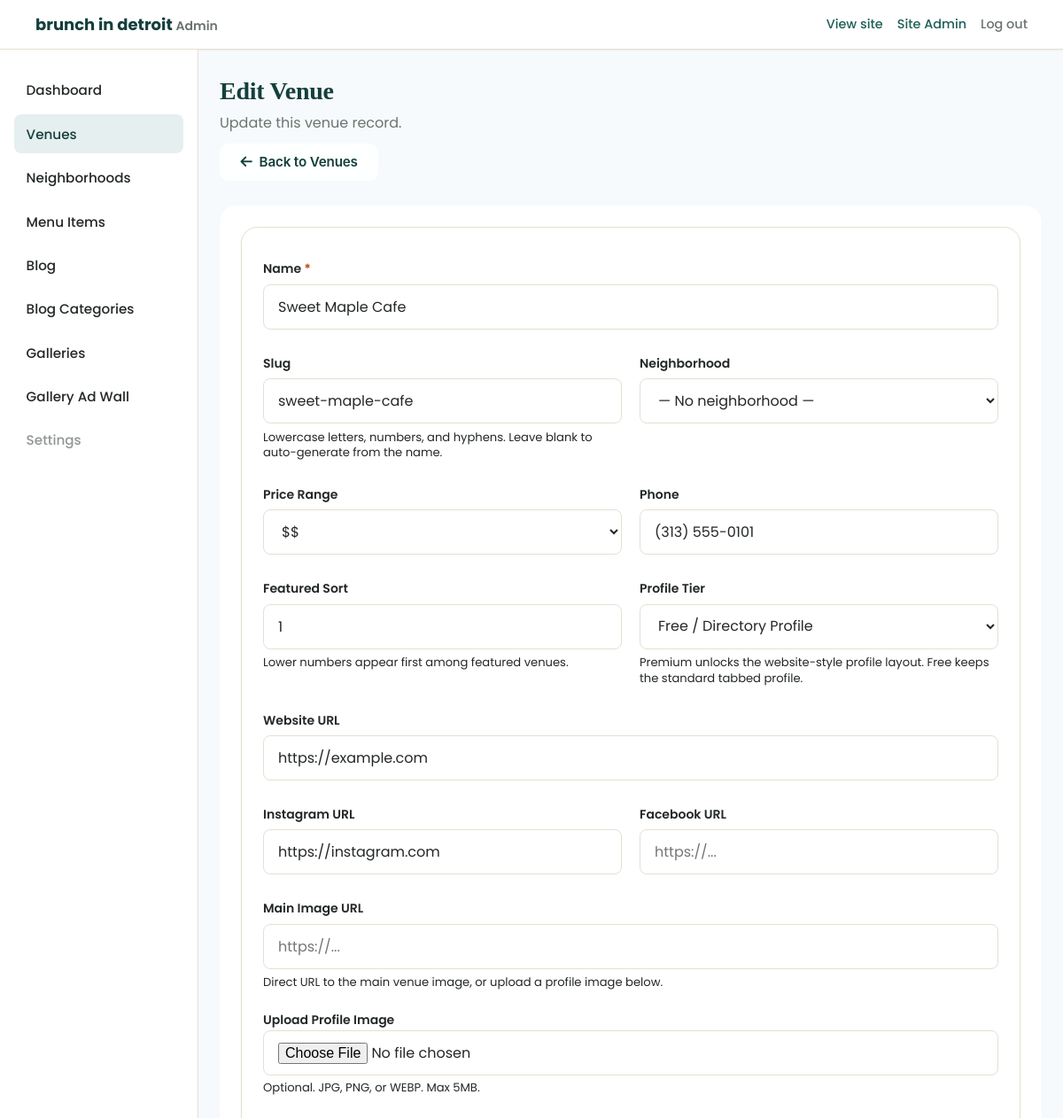
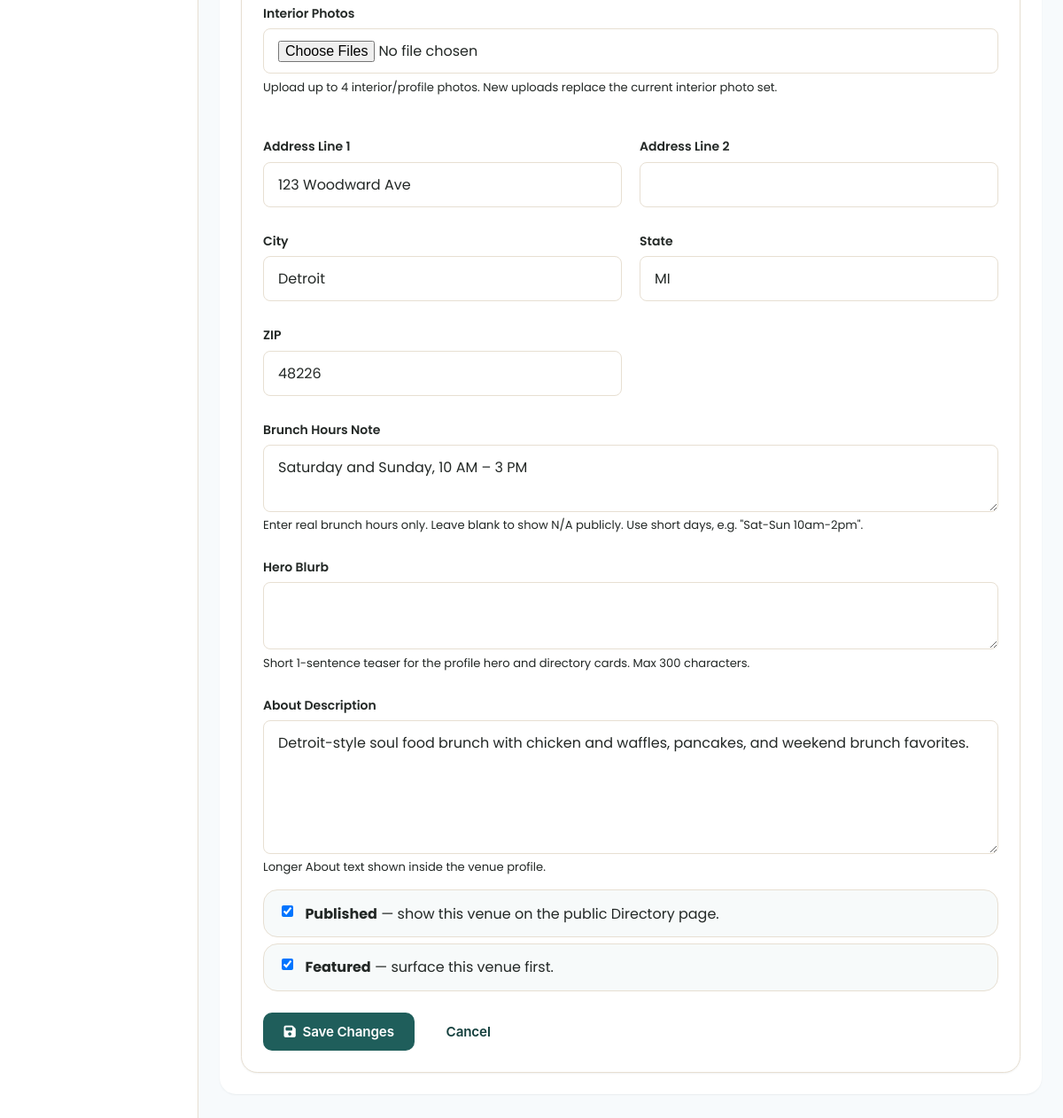
/admin/venue-edit.php?id=1 (signed in), run on the app's committed database (2 pictures, top to bottom).
### tables this page shows
CREATE TABLE IF NOT EXISTS venues (
  id INT UNSIGNED NOT NULL AUTO_INCREMENT,
  slug VARCHAR(160) NOT NULL,
  name VARCHAR(200) NOT NULL,
  description TEXT NULL,
  hero_blurb VARCHAR(300) NULL,
  address_line1 VARCHAR(200) NULL,
  address_line2 VARCHAR(200) NULL,
  city VARCHAR(100) NOT NULL DEFAULT 'Detroit',
  state VARCHAR(50) NOT NULL DEFAULT 'MI',
  zip VARCHAR(20) NULL,
  phone VARCHAR(40) NULL,
  website_url VARCHAR(500) NULL,
  instagram_url VARCHAR(500) NULL,
  facebook_url VARCHAR(500) NULL,
  neighborhood_id INT UNSIGNED NULL,
  price_range ENUM('$', '$$', '$$$', '$$$$') NULL,
  brunch_hours_note TEXT NULL,
  main_image_path VARCHAR(500) NULL,
  is_published TINYINT(1) NOT NULL DEFAULT 0,
  is_featured TINYINT(1) NOT NULL DEFAULT 0,
  featured_sort INT NOT NULL DEFAULT 0,
  profile_tier ENUM('free','premium') NOT NULL DEFAULT 'free',
  menu_last_updated_at DATETIME NULL,
  published_at DATETIME NULL,
  created_at DATETIME NOT NULL DEFAULT CURRENT_TIMESTAMP,
  updated_at DATETIME NOT NULL DEFAULT CURRENT_TIMESTAMP ON UPDATE CURRENT_TIMESTAMP,
  PRIMARY KEY (id),
  UNIQUE KEY uq_venues_slug (slug),
  KEY idx_venues_neighborhood (neighborhood_id),
  KEY idx_venues_published_featured (is_published, is_featured),
  CONSTRAINT fk_venues_neighborhood
    FOREIGN KEY (neighborhood_id) REFERENCES neighborhoods (id)
    ON DELETE SET NULL ON UPDATE CASCADE
);

### app/views/admin/venue-edit.php (the view, shortened to what the rows shown need)
<?php
$isEdit = (int) ($form['id'] ?? 0) > 0;
$heading = $isEdit ? 'Edit Venue' : 'Add Venue';
?>
<div class="admin-page-header">
    <div>
        <h1 class="admin-page-title"><?= e($heading) ?></h1>
        <p class="admin-page-lead">
            <?= $isEdit ? 'Update this venue record.' : 'Create a new public venue profile.' ?>
        </p>
    </div>
</div>
<div class="admin-panel">
    <form class="admin-form" method="post" action="<?= e(admin_url('venue-edit.php')) ?>" enctype="multipart/form-data">
        <div class="admin-form__grid">
            <div class="admin-form__field admin-form__field--full">
                <label class="form-label" for="name">Name <span class="admin-form__req">*</span></label>
                <input type="text" id="name" name="name" class="form-control"
                       maxlength="200" required
                       value="<?= e($form['name']) ?>">
            </div>
            <div class="admin-form__field">
                <label class="form-label" for="slug">Slug</label>
                <input type="text" id="slug" name="slug" class="form-control"
                       maxlength="160"
                       value="<?= e($form['slug']) ?>">
                <span class="admin-form__hint">
                    Lowercase letters, numbers, and hyphens. Leave blank to auto-generate from the name.
                </span>
            </div>
            <div class="admin-form__field">
                <label class="form-label" for="phone">Phone</label>
                <input type="text" id="phone" name="phone" class="form-control"
                       maxlength="40"
                       value="<?= e($form['phone']) ?>">
            </div>
            <div class="admin-form__field">
                <label class="form-label" for="featured_sort">Featured Sort</label>
                <input type="number" id="featured_sort" name="featured_sort" class="form-control"
                       min="0" step="1"
                       value="<?= e($form['featured_sort']) ?>">
                <span class="admin-form__hint">Lower numbers appear first among featured venues.</span>
            </div>
            <div class="admin-form__field">
                <label class="form-label" for="profile_tier">Profile Tier</label>
                <select id="profile_tier" name="profile_tier" class="form-control">
                    <option value="free"<?= ($form['profile_tier'] ?? 'free') === 'free' ? ' selected' : '' ?>>Free / Directory Profile</option>
                </select>
                <span class="admin-form__hint">Premium unlocks the website-style profile layout. Free keeps the standard tabbed profile.</span>
            </div>
            <div class="admin-form__field admin-form__field--full">
                <label class="form-label" for="website_url">Website URL</label>
                <input type="url" id="website_url" name="website_url" class="form-control"
                       maxlength="500"
                       placeholder="https://..."
                       value="<?= e($form['website_url']) ?>">
            </div>
            <div class="admin-form__field">
                <label class="form-label" for="instagram_url">Instagram URL</label>
                <input type="url" id="instagram_url" name="instagram_url" class="form-control"
                       maxlength="500"
                       placeholder="https://..."
                       value="<?= e($form['instagram_url']) ?>">
            </div>
            <div class="admin-form__field">
                <label class="form-label" for="address_line1">Address Line 1</label>
                <input type="text" id="address_line1" name="address_line1" class="form-control"
                       maxlength="200"
                       value="<?= e($form['address_line1']) ?>">
            </div>
            <div class="admin-form__field">
                <label class="form-label" for="city">City</label>
                <input type="text" id="city" name="city" class="form-control"
                       maxlength="100"
                       placeholder="Detroit"
                       value="<?= e($form['city']) ?>">
            </div>
            <div class="admin-form__field">
                <label class="form-label" for="state">State</label>
                <input type="text" id="state" name="state" class="form-control"
                       maxlength="50"
                       placeholder="MI"
                       value="<?= e($form['state']) ?>">
            </div>
            <div class="admin-form__field">
                <label class="form-label" for="zip">ZIP</label>
                <input type="text" id="zip" name="zip" class="form-control"
                       maxlength="20"
                       value="<?= e($form['zip']) ?>">
            </div>
            <div class="admin-form__field admin-form__field--full">
                <label class="form-label" for="brunch_hours_note">Brunch Hours Note</label>
                <textarea id="brunch_hours_note" name="brunch_hours_note" class="form-control"
                          rows="2"><?= e($form['brunch_hours_note']) ?></textarea>
                <span class="admin-form__hint">Enter real brunch hours only. Leave blank to show N/A publicly. Use short days, e.g. "Sat-Sun 10am-2pm".</span>
            </div>
            <div class="admin-form__field admin-form__field--full">
                <label class="form-label" for="description">About Description</label>
                <textarea id="description" name="description" class="form-control" rows="5"><?= e($form['description']) ?></textarea>
                <span class="admin-form__hint">Longer About text shown inside the venue profile.</span>
            </div>
            <div class="admin-form__field admin-form__field--full">
                <div class="admin-checkbox">
                    <input type="checkbox" id="is_published" name="is_published" value="1"
                        <?= !empty($form['is_published']) ? 'checked' : '' ?>>
                    <label for="is_published"><strong>Published</strong> — show this venue on the public Directory page.</label>
                </div>
                <div class="admin-checkbox">
                    <input type="checkbox" id="is_featured" name="is_featured" value="1"
                        <?= !empty($form['is_featured']) ? 'checked' : '' ?>>
                    <label for="is_featured"><strong>Featured</strong> — surface this venue first.</label>
                </div>
            </div>
        </div>
    </form>
</div>

### data on the page
venues: id "Edit Venue", name "Sweet Maple Cafe", slug "sweet-maple-cafe", phone "(313) 555-0101", featured_sort "1", profile_tier "Free / Directory Profile", website_url "https://example.com", instagram_url "https://instagram.com", address_line1 "123 Woodward Ave", city "Detroit", state "MI", zip "48226", brunch_hours_note "Saturday and Sunday, 10 AM – 3 PM", description "Detroit-style soul food brunch with chicken and waffles, pancakes, and weekend brunch favorites.", is_published "☑", is_featured "☑"

### other printed values
site_name_display() "brunch in detroit"
$adminDisplayName "Site Admin"
form field price_range "$$"
